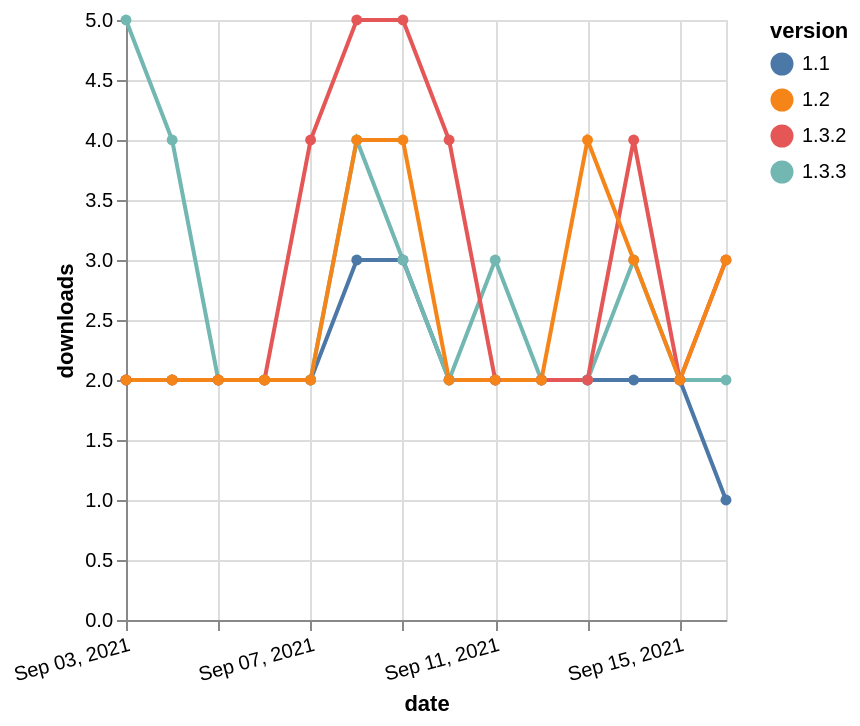

Source (Vega-Lite JSON):
### Vega-Lite specification from a JSON file in a GitHub repository (floating-point values rounded to 4 significant figures)
{"$schema": "https://vega.github.io/schema/vega-lite/v5.json", "description": "A simple bar chart with embedded data.", "data": {"values": [{"date": "2021-09-03", "total": 1548, "delta": 2, "version": "1.1"}, {"date": "2021-09-04", "total": 1550, "delta": 2, "version": "1.1"}, {"date": "2021-09-05", "total": 1552, "delta": 2, "version": "1.1"}, {"date": "2021-09-06", "total": 1554, "delta": 2, "version": "1.1"}, {"date": "2021-09-07", "total": 1556, "delta": 2, "version": "1.1"}, {"date": "2021-09-08", "total": 1559, "delta": 3, "version": "1.1"}, {"date": "2021-09-09", "total": 1562, "delta": 3, "version": "1.1"}, {"date": "2021-09-10", "total": 1564, "delta": 2, "version": "1.1"}, {"date": "2021-09-11", "total": 1566, "delta": 2, "version": "1.1"}, {"date": "2021-09-12", "total": 1568, "delta": 2, "version": "1.1"}, {"date": "2021-09-13", "total": 1570, "delta": 2, "version": "1.1"}, {"date": "2021-09-14", "total": 1572, "delta": 2, "version": "1.1"}, {"date": "2021-09-15", "total": 1574, "delta": 2, "version": "1.1"}, {"date": "2021-09-16", "total": 1575, "delta": 1, "version": "1.1"}, {"date": "2021-09-03", "total": 230, "delta": 5, "version": "1.3.3"}, {"date": "2021-09-04", "total": 234, "delta": 4, "version": "1.3.3"}, {"date": "2021-09-05", "total": 236, "delta": 2, "version": "1.3.3"}, {"date": "2021-09-06", "total": 238, "delta": 2, "version": "1.3.3"}, {"date": "2021-09-07", "total": 240, "delta": 2, "version": "1.3.3"}, {"date": "2021-09-08", "total": 244, "delta": 4, "version": "1.3.3"}, {"date": "2021-09-09", "total": 247, "delta": 3, "version": "1.3.3"}, {"date": "2021-09-10", "total": 249, "delta": 2, "version": "1.3.3"}, {"date": "2021-09-11", "total": 252, "delta": 3, "version": "1.3.3"}, {"date": "2021-09-12", "total": 254, "delta": 2, "version": "1.3.3"}, {"date": "2021-09-13", "total": 256, "delta": 2, "version": "1.3.3"}, {"date": "2021-09-14", "total": 259, "delta": 3, "version": "1.3.3"}, {"date": "2021-09-15", "total": 261, "delta": 2, "version": "1.3.3"}, {"date": "2021-09-16", "total": 263, "delta": 2, "version": "1.3.3"}, {"date": "2021-09-03", "total": 1229, "delta": 2, "version": "1.3.2"}, {"date": "2021-09-04", "total": 1231, "delta": 2, "version": "1.3.2"}, {"date": "2021-09-05", "total": 1233, "delta": 2, "version": "1.3.2"}, {"date": "2021-09-06", "total": 1235, "delta": 2, "version": "1.3.2"}, {"date": "2021-09-07", "total": 1239, "delta": 4, "version": "1.3.2"}, {"date": "2021-09-08", "total": 1244, "delta": 5, "version": "1.3.2"}, {"date": "2021-09-09", "total": 1249, "delta": 5, "version": "1.3.2"}, {"date": "2021-09-10", "total": 1253, "delta": 4, "version": "1.3.2"}, {"date": "2021-09-11", "total": 1255, "delta": 2, "version": "1.3.2"}, {"date": "2021-09-12", "total": 1257, "delta": 2, "version": "1.3.2"}, {"date": "2021-09-13", "total": 1259, "delta": 2, "version": "1.3.2"}, {"date": "2021-09-14", "total": 1263, "delta": 4, "version": "1.3.2"}, {"date": "2021-09-15", "total": 1265, "delta": 2, "version": "1.3.2"}, {"date": "2021-09-16", "total": 1268, "delta": 3, "version": "1.3.2"}, {"date": "2021-09-03", "total": 2176, "delta": 2, "version": "1.2"}, {"date": "2021-09-04", "total": 2178, "delta": 2, "version": "1.2"}, {"date": "2021-09-05", "total": 2180, "delta": 2, "version": "1.2"}, {"date": "2021-09-06", "total": 2182, "delta": 2, "version": "1.2"}, {"date": "2021-09-07", "total": 2184, "delta": 2, "version": "1.2"}, {"date": "2021-09-08", "total": 2188, "delta": 4, "version": "1.2"}, {"date": "2021-09-09", "total": 2192, "delta": 4, "version": "1.2"}, {"date": "2021-09-10", "total": 2194, "delta": 2, "version": "1.2"}, {"date": "2021-09-11", "total": 2196, "delta": 2, "version": "1.2"}, {"date": "2021-09-12", "total": 2198, "delta": 2, "version": "1.2"}, {"date": "2021-09-13", "total": 2202, "delta": 4, "version": "1.2"}, {"date": "2021-09-14", "total": 2205, "delta": 3, "version": "1.2"}, {"date": "2021-09-15", "total": 2207, "delta": 2, "version": "1.2"}, {"date": "2021-09-16", "total": 2210, "delta": 3, "version": "1.2"}]}, "width": "container", "mark": {"type": "line", "point": {"filled": true}}, "encoding": {"x": {"field": "date", "type": "temporal", "timeUnit": "yearmonthdate", "title": "date", "axis": {"labelAngle": -15}}, "y": {"field": "delta", "type": "quantitative", "title": "downloads"}, "color": {"field": "version", "type": "nominal"}, "tooltip": {"field": "delta"}}}
